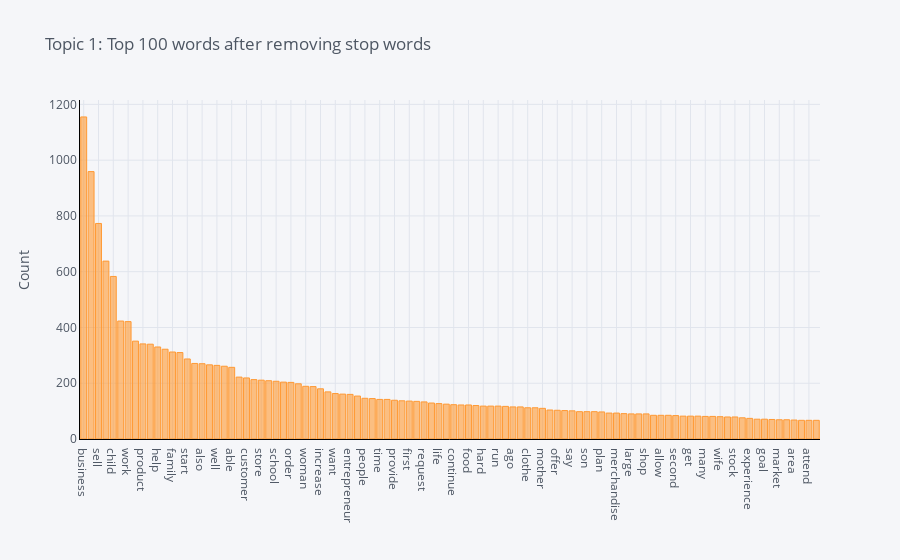

Notebook source saved alongside this figure:
### Code cell
plot_model(lda, plot='frequency', topic_num='Topic 1')

### Figure 1 — Plotly figure (JSON) as saved in the notebook; plotly's stock layout.template omitted (floating-point values rounded to 4 significant figures)
{"data": [{"marker": {"color": "rgba(255, 153, 51, 0.6)", "line": {"color": "rgba(255, 153, 51, 1.0)", "width": 1}}, "name": "count", "orientation": "v", "text": "", "type": "bar", "x": ["business", "loan", "sell", "year", "child", "buy", "work", "make", "product", "old", "help", "use", "family", "husband", "start", "home", "also", "live", "well", "small", "able", "hope", "customer", "community", "store", "purchase", "school", "good", "order", "new", "woman", "clothing", "increase", "need", "want", "income", "entrepreneur", "group", "people", "improve", "time", "money", "provide", "client", "first", "invest", "request", "grow", "life", "item", "continue", "support", "food", "go", "hard", "sale", "run", "house", "ago", "take", "clothe", "expand", "mother", "day", "offer", "give", "say", "education", "son", "receive", "plan", "member", "merchandise", "begin", "large", "marry", "shop", "profit", "allow", "open", "second", "currently", "get", "capital", "many", "keep", "wife", "shoe", "stock", "operate", "experience", "great", "goal", "young", "market", "age", "area", "supply", "attend", "would"], "y": [1155, 959, 773, 638, 583, 423, 421, 351, 341, 340, 330, 322, 312, 310, 287, 271, 270, 266, 264, 261, 257, 222, 219, 213, 211, 209, 207, 204, 203, 198, 189, 188, 180, 169, 163, 161, 160, 154, 146, 145, 142, 142, 139, 137, 136, 135, 133, 129, 127, 125, 123, 122, 122, 120, 118, 118, 118, 117, 115, 115, 112, 112, 110, 104, 103, 102, 101, 98, 98, 98, 97, 93, 93, 91, 90, 90, 90, 85, 85, 85, 84, 82, 82, 82, 81, 81, 80, 79, 79, 76, 74, 71, 71, 70, 69, 69, 68, 67, 67, 67]}], "layout": {"legend": {"bgcolor": "#F5F6F9", "font": {"color": "#4D5663"}}, "paper_bgcolor": "#F5F6F9", "plot_bgcolor": "#F5F6F9", "title": {"font": {"color": "#4D5663"}, "text": "Topic 1: Top 100 words after removing stop words"}, "xaxis": {"gridcolor": "#E1E5ED", "linecolor": "black", "showgrid": true, "tickfont": {"color": "#4D5663"}, "title": {"font": {"color": "#4D5663"}, "text": ""}, "zerolinecolor": "#E1E5ED"}, "yaxis": {"gridcolor": "#E1E5ED", "linecolor": "black", "showgrid": true, "tickfont": {"color": "#4D5663"}, "title": {"font": {"color": "#4D5663"}, "text": "Count"}, "zerolinecolor": "#E1E5ED"}}}
